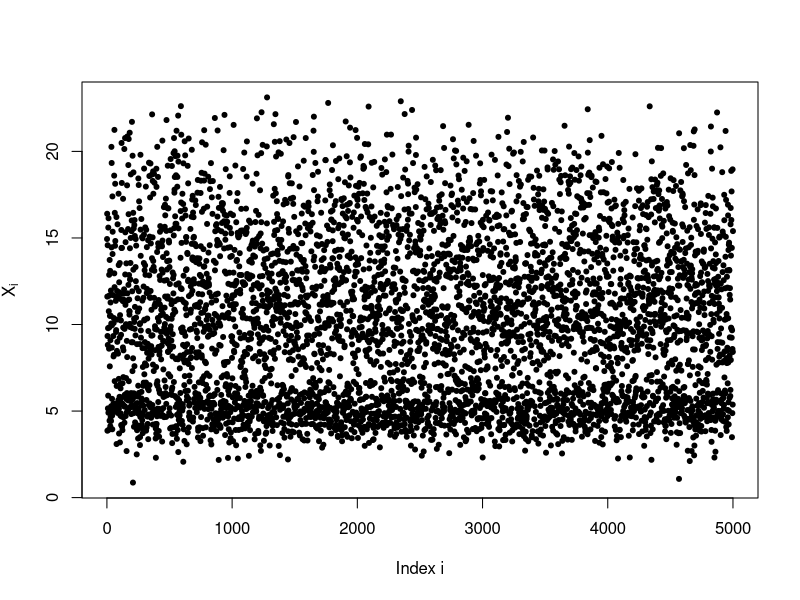
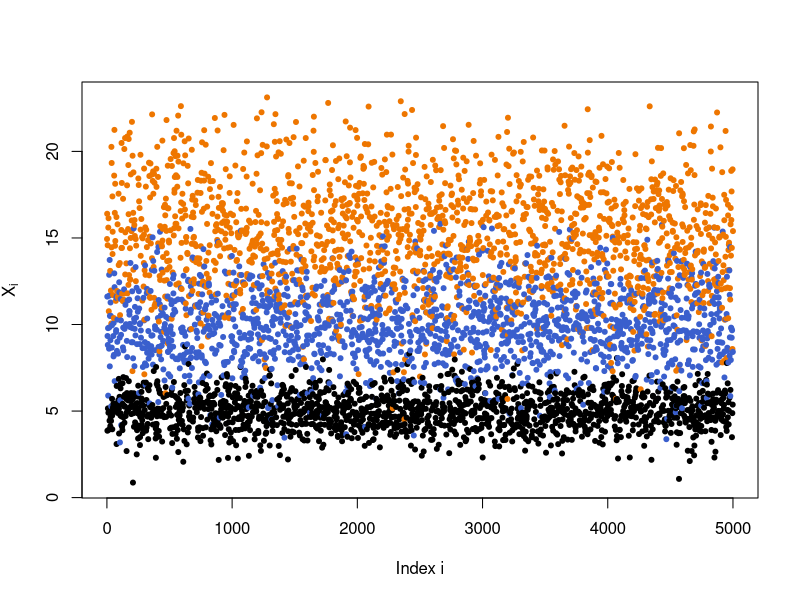
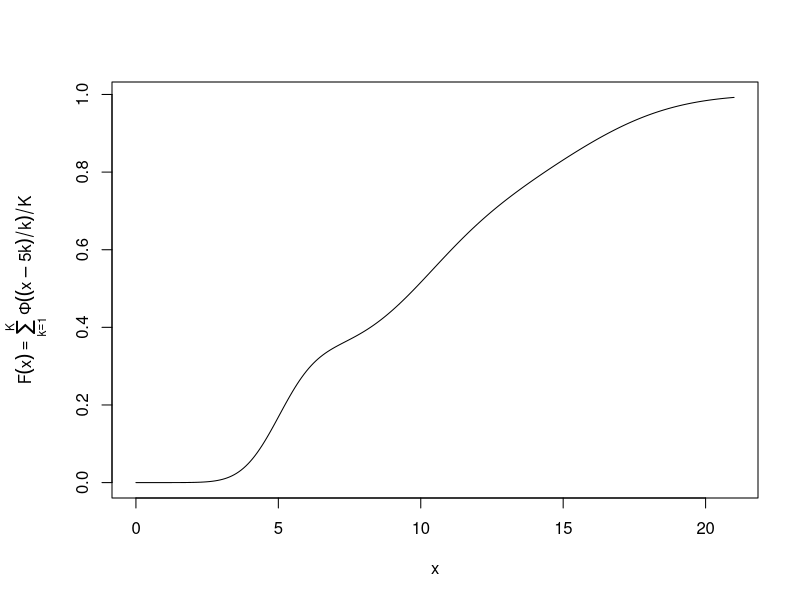
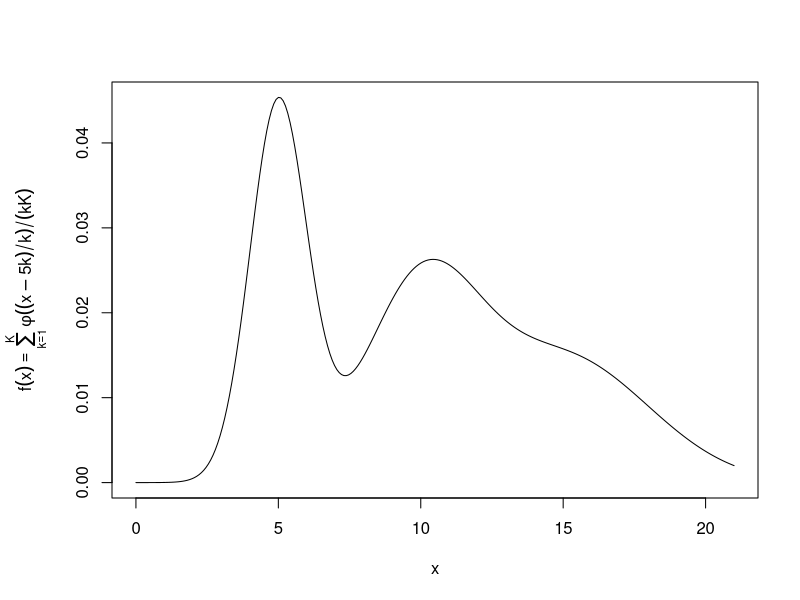

R code for these plots, in order:
## By Marius Hofert

## Playing with univariate finite normal mixtures


### 1 Sampling #################################################################

## Consider F(x) = (1/K) * \Phi((x - 5*1) / 1) + ... + (1/K) * \Phi((x - 5*K) / K)
## which is an equiprobable mixture (each involved normal distribution has equal
## probability 1/K to be sampled from) of normals.

## We use the composition method for sampling F
K <- 3 # number of components
n <- 5000 # sample size
set.seed(271) # for reproducibility
Z <- sample(1:K, size = n, replace = TRUE) # sample n times uniformly from 1:K
X <- numeric(n) # vector to store the generated samples from X ~ F
for(k in 1:K) { # we iterate over K here instead of n as typically K << n
    ii <- Z == k # pick all Z's that are 'k' (for sampling from the k-th distribution)
    X[ii] <- rnorm(sum(ii), mean = 5 * k, sd = k) # sample from F_{X|Z=k}=\Phi((x-k)/k) as many samples as lie in the k-th bucket
}

## Plot the samples
plot(X, xlab = "Index i", ylab = expression(X[i]), pch = 20)

## Including colors depending on which component distribution was sampled from
cols <- c("black", "royalblue3", "darkorange2")
plot(X, xlab = "Index i", ylab = expression(X[i]), col = cols[Z], pch = 20)


### 2 Plot of the distribution function ########################################

## Define the df
F <- function(x) rowSums(outer(x, 1:K, function(x, k) pnorm((x - 5*k) / k) / K))

## Plot the df
x <- seq(0, 5 * K + 2 * 3, length.out = 257) # plot from 0 to maximal mean plus two standard deviations
opar <- par(mar = par("mar") + c(0, 1.5, 0, 0)) # create more space for the y-axis label
plot(x, F(x), type = "l", ylab = expression(F(x)==sum(Phi((x-5*k)/k)/K, k=k==1,K)))
par(opar) # restore saved plot parameters


### 3 Plot of the density ######################################################

## Define the density
f <- function(x) rowMeans(outer(x, 1:K, function(x, k) dnorm((x - 5*k) / k) / (k*K)))

## Plot the density
x <- seq(0, 5 * K + 2 * 3, length.out = 257)
opar <- par(mar = par("mar") + c(0, 1.5, 0, 0))
plot(x, f(x), type = "l", ylab = expression(f(x)==sum(phi((x-5*k)/k)/(k*K), k=k==1,K)))
par(opar)
## Note:
## - The factor 1/K comes from the mixture distribution, the 1/k is
##   1/<standard deviation of the respective mixture components>
##   since G((x-mu)/sigma) has density g((x-mu)/sigma)/sigma if G is a df
##   with density g.
## - With the three components being centered around 5, 10, 15 and each
##   being weighted with probability 1/3, one might be tempted to assume
##   that the density has a local maximum at 10. But that's not the case, as
##   the density of the second component is affected by the one of the other
##   components (here: especially the third component pulls the probability
##   mass further right).
